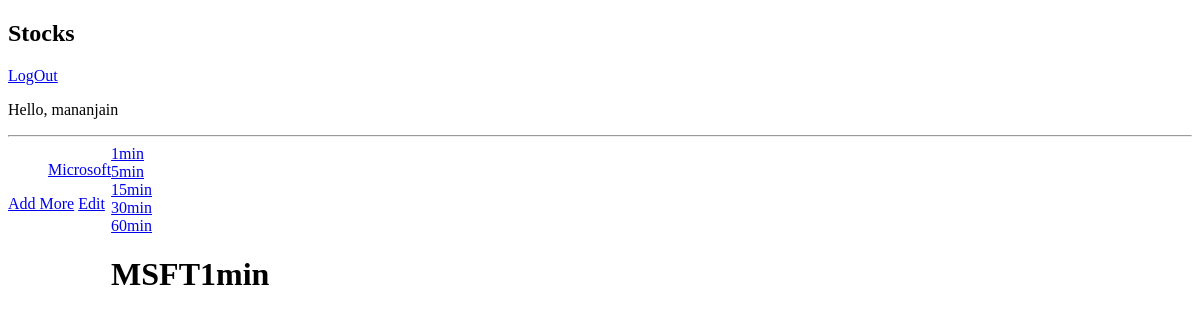
Page /MSFT/1min (signed in) on the earlier database version.
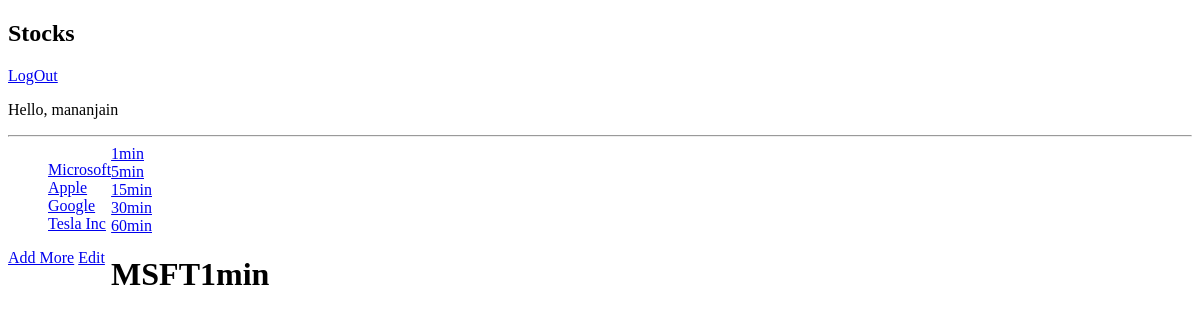
Same page on the later database version.
### stocks_list/models.py (models this page shows, shortened)
class StockList(models.Model):
    name = models.CharField(max_length=50, null=False)
    symbol = models.CharField(max_length=10, null=False)
    user = models.ForeignKey(User, on_delete=models.CASCADE, related_name="stocklist", null=False)

### stocks_list/views.py (the view)
# urls.py: path('<slug:symbol>/<slug:inter>', views.GraphView.as_view(), name='graph')
class GraphView(View):
    def get(self, request, symbol, inter):
        try:
            if data.get(symbol.upper()) is None or data.get(symbol.upper()).get(inter) is None:
                data[symbol][inter] = symbol+inter
                graph = data[symbol][inter]
                context = {
                    'stocks': stocks,
                    'graph': graph,
                    'time_slots': time_slots,
                    'symbol': symbol,
                    'interval_time': inter
                }
                return render(request, 'stocks_list/stockslist.html', context)
            else:
                print("found in dictionary")
                stocks = StockList.objects.filter(user=request.user)
                context = {
                    'stocks': stocks,
                    'graph': data[symbol][inter],
                    'time_slots': time_slots,
                    'symbol': symbol,
                    'interval_time': inter
                }
                return render(request, 'stocks_list/stockslist.html', context)
        except Exception as e:
            print(e)
            return HttpResponseRedirect(reverse('allstocks'))

### stocks_list/templates/stocks_list/stockslist.html (shortened to what this page needs)
{% extends 'stocks/base.html' %}
{% load static %}
{% block stylesheet %}
    <link rel="stylesheet" href="{% static 'stocks_list/stockslist.css' %}">
{% endblock %}
{% block content %}
    <div class="stockslist">
        <div>
            <ul>
                {% for stock in stocks %}
                    <li><a href="{% url 'graph' stock.symbol interval_time %}">{{ stock.name }}</a></li>
                {% endfor %}
            </ul>
            <a href="{% url 'addstock' %}">Add More</a>
            <a href="{% url 'removestock' %}">Edit</a>
        </div>
        <div>
            {% include 'stocks_list/eachstock.html' %}
        </div>
    </div>
{% endblock %}

Differences in the rows shown:
added StockList: name "Apple"
added StockList: name "Google"
added StockList: name "Tesla Inc"
